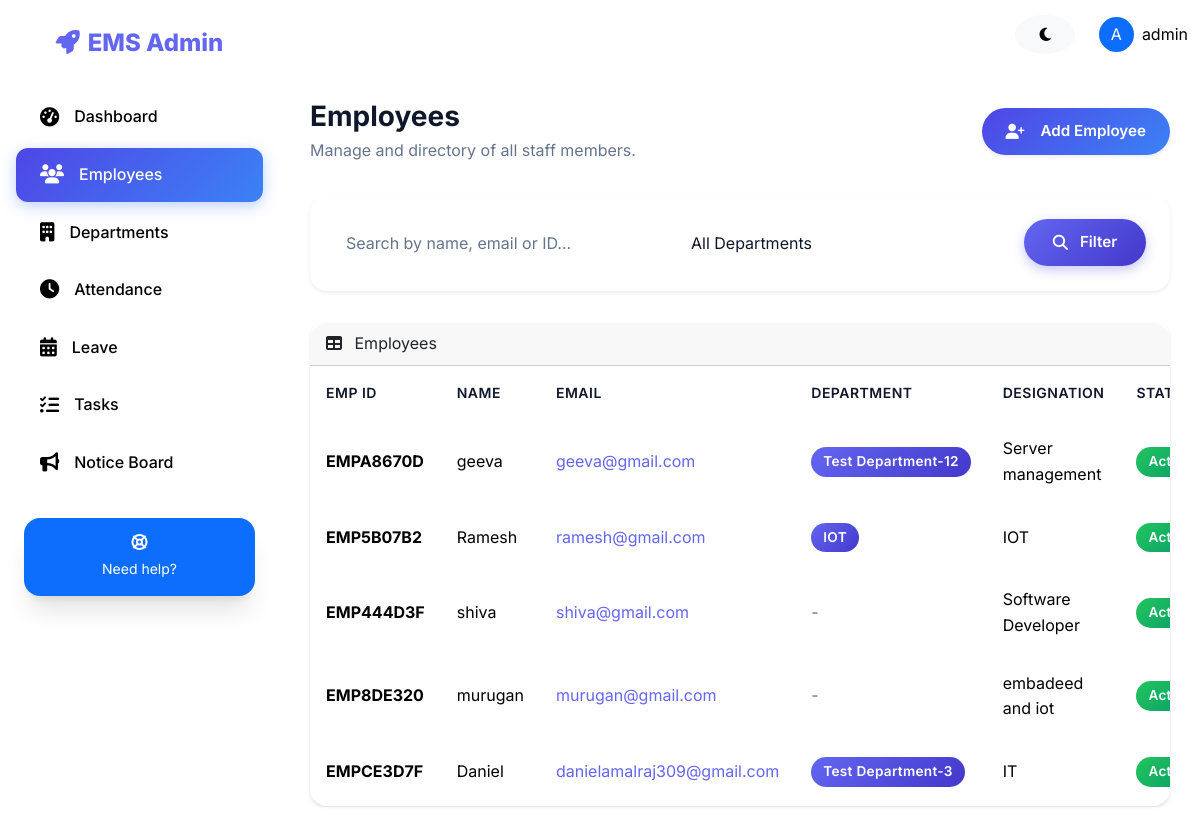
Page /employees/ (signed in) on the committed database.
### employees/models.py (models this page shows, shortened)
class Department(models.Model):
    department_id = models.CharField(max_length=10, unique=True)
    department_name = models.CharField(max_length=100)
    created_at = models.DateTimeField(auto_now_add=True)
    updated_at = models.DateTimeField(auto_now=True)
    class Meta:
        ordering = ['-created_at']
    def __str__(self):
        return f'{self.department_id} - {self.department_name}'

class Employee(models.Model):
    STATUS_CHOICES = (
        ('Active', 'Active'),
        ('Inactive', 'Inactive'),
    )
    ROLE_CHOICES = (
        ('Admin', 'Admin'),
        ('HR', 'HR'),
        ('Employee', 'Employee'),
    )
    user = models.OneToOneField(User, on_delete=models.CASCADE, null=True, blank=True)
    employee_id = models.CharField(max_length=20, unique=True, blank=True)
    name = models.CharField(max_length=100)
    email = models.EmailField(unique=True)
    mobile_number = models.CharField(max_length=15, blank=True)
    department = models.ForeignKey(Department, on_delete=models.SET_NULL, null=True, blank=True, related_name='employees')
    designation = models.CharField(max_length=100, blank=True)
    date_of_joining = models.DateField(default=timezone.now)
    employment_status = models.CharField(max_length=20, choices=STATUS_CHOICES, default='Active')
    address = models.TextField(blank=True)
    role = models.CharField(max_length=20, choices=ROLE_CHOICES, default='Employee')
    date_created = models.DateTimeField(auto_now_add=True)
    updated_at = models.DateTimeField(auto_now=True)
    class Meta:
        ordering = ['-date_created']

### employees/views.py (the view, shortened to what this page needs)
# urls.py: path('employees/', views.employee_list, name='employee_list'),
@login_required(login_url='login')
def employee_list(request):
    employees_list = Employee.objects.select_related('department').all()
    search_form = SearchForm(request.GET or None)
    paginator = Paginator(employees_list, 10)
    employees = paginator.get_page(request.GET.get('page'))
    return render(request, 'employees/list.html', {
        'employees': employees,
        'search_form': search_form
    })

### employees/forms.py
class SearchForm(forms.Form):
    search_query = forms.CharField(
        max_length=100,
        required=False,
        widget=forms.TextInput(attrs={
            'class': 'form-control',
            'placeholder': 'Search by name, email or ID...'
        })
    )
    department = forms.ModelChoiceField(
        queryset=Department.objects.all(),
        required=False,
        empty_label='All Departments',
        widget=forms.Select(attrs={'class': 'form-select'})
    )

### templates/employees/list.html (shortened to what this page needs)
{% extends 'base.html' %}
{% block content %}
<div class="page-header d-flex justify-content-between align-items-center mb-4">
    <div>
        <h1 class="fw-bold mb-1">Employees</h1>
        <p class="text-muted mb-0">Manage and directory of all staff members.</p>
    </div>
    <a href="{% url 'employee_add' %}" class="btn btn-primary-gradient rounded-pill px-4 shadow-sm">
        <i class="fas fa-user-plus me-2"></i> Add Employee
    </a>
</div>
<div class="card border-0 shadow-sm mb-4">
    <div class="card-body p-4">
        <form method="GET" class="row g-3">
            <div class="col-md-5">
                {{ search_form.search_query }}
            </div>
            <div class="col-md-5">
                {{ search_form.department }}
            </div>
            <div class="col-md-2">
                <button type="submit" class="btn btn-primary w-100 rounded-pill">
                    <i class="fas fa-search me-1"></i> Filter
                </button>
            </div>
        </form>
    </div>
</div>
<div class="employees-table-wrapper">
    <div class="card" style="margin-bottom: 0;">
        <div class="card-header">
            <i class="fas fa-table" style="margin-right: 8px;"></i> Employees
        </div>
        <div class="table-responsive">
            <table class="table table-hover mb-0">
                <thead>
                    <tr>
                        <th>EMP ID</th>
                        <th>Name</th>
                        <th>Email</th>
                        <th>Department</th>
                        <th>Designation</th>
                        <th>Status</th>
                    </tr>
                </thead>
                <tbody>
                    {% for emp in employees %}
                    <tr>
                        <td><strong>{{ emp.employee_id }}</strong></td>
                        <td>{{ emp.name }}</td>
                        <td><a href="mailto:{{ emp.email }}" style="color: var(--primary-color); text-decoration: none;">{{ emp.email }}</a></td>
                        <td>
                            {% if emp.department %}
                            <span class="badge badge-primary">{{ emp.department.department_name }}</span>
                            {% else %}
                            <span style="color: var(--text-secondary);">-</span>
                            {% endif %}
                        </td>
                        <td>{{ emp.designation|default:"-" }}</td>
                        <td>
                            {% if emp.employment_status == 'Active' %}
                                <span class="badge badge-success">Active</span>
                            {% else %}
                                <span class="badge" style="background: rgba(0,0,0,0.1); color: var(--text-secondary);">Inactive</span>
                            {% endif %}
                        </td>
                    </tr>
                    {% endfor %}
                </tbody>
            </table>
        </div>
    </div>
</div>
{% endblock %}

### templates/base.html (shortened to what this page needs)
<!DOCTYPE html>
<html lang="en">
<head>
    <link href="https://cdn.jsdelivr.net/npm/bootstrap@5.3.3/dist/css/bootstrap.min.css" rel="stylesheet">
    <link rel="stylesheet" href="https://cdnjs.cloudflare.com/ajax/libs/font-awesome/6.5.1/css/all.min.css">
    <link rel="stylesheet" href="/static/css/style.css">
</head>
<body>
    <div class="ems-wrapper">
        {% if user.is_authenticated %}
        <aside class="ems-sidebar" id="emsSidebar">
            <div class="ems-sidebar-header">
                <i class="fas fa-rocket me-2"></i>EMS Admin
            </div>
            <nav class="ems-sidebar-nav">
                <a href="/" class="ems-nav-link {% if request.path == '/' %}active{% endif %}">
                    <i class="fas fa-tachometer-alt"></i>
                    <span>Dashboard</span>
                </a>
                <a href="/employees/" class="ems-nav-link {% if '/employees/' in request.path %}active{% endif %}">
                    <i class="fas fa-users"></i>
                    <span>Employees</span>
                </a>
                <a href="/departments/" class="ems-nav-link {% if '/departments/' in request.path %}active{% endif %}">
                    <i class="fas fa-building"></i>
                    <span>Departments</span>
                </a>
                <a href="/attendance/" class="ems-nav-link {% if '/attendance/' in request.path %}active{% endif %}">
                    <i class="fas fa-clock"></i>
                    <span>Attendance</span>
                </a>
                <a href="/leave/" class="ems-nav-link {% if '/leave/' in request.path %}active{% endif %}">
                    <i class="fas fa-calendar-alt"></i>
                    <span>Leave</span>
                </a>
                <a href="/task/" class="ems-nav-link {% if '/task/' in request.path %}active{% endif %}">
                    <i class="fas fa-tasks"></i>
                    <span>Tasks</span>
                </a>
                <a href="/notice/" class="ems-nav-link {% if '/notice/' in request.path %}active{% endif %}">
                    <i class="fas fa-bullhorn"></i>
                    <span>Notice Board</span>
                </a>
                <div class="mt-auto p-4">
                    <div class="card p-3 bg-primary text-white border-0 text-center rounded-4">
                        <i class="fas fa-life-ring mb-2"></i>
                        <small>Need help?</small>
                    </div>
                </div>
            </nav>
        </aside>
        {% endif %}
        <div class="w-100">
            <nav class="ems-navbar">
                <div class="container-fluid d-flex justify-content-between align-items-center">
                    <div class="ms-auto d-flex align-items-center gap-3">
                        {% if user.is_authenticated %}
                        <button class="btn btn-light rounded-circle" id="darkModeToggle"><i class="fas fa-moon"></i></button>
                        <div class="dropdown">
                            <div class="d-flex align-items-center gap-2 cursor-pointer" data-bs-toggle="dropdown">
                                <div class="avatar rounded-circle bg-primary text-white d-flex align-items-center justify-content-center" style="width: 35px; height:35px;">{{ user.username|first|upper }}</div>
                                <span>{{ user.username }}</span>
                            </div>
                        </div>
                        {% endif %}
                    </div>
                </div>
            </nav>
        <div class="main-content">
            {% block content %}{% endblock %}
        </div>
    </div>
</body>
</html>

### templates/base.html (style rules this page uses)
:root { --primary-gradient: linear-gradient(135deg, #4f46e5 0%, #3b82f6 100%); }
.btn-primary-gradient { background: var(--primary-gradient) !important; border: none !important; color: white !important; transition: all 0.3s ease !important; display: inline-flex !important; align-items: center !important; }

### templates/employees/list.html (style rules this page uses)
.page-header { display: flex; justify-content: space-between; align-items: center; margin-bottom: 32px; gap: 16px; flex-wrap: wrap; }
.page-header h1 { font-size: 1.75rem; font-weight: 700; color: var(--text-primary); margin: 0; }
.employees-table-wrapper { border-radius: 14px; overflow: hidden; box-shadow: var(--shadow-sm); }

### rows in the picture
Department: department "All Departments"
Employee: employee_id "EMPA8670D", name "geeva", email "geeva@gmail.com", department.department_name "Test Department-12", designation "Server management", employment_status "Active"
Employee: employee_id "EMP5B07B2", name "Ramesh", email "ramesh@gmail.com", department.department_name "IOT", designation "IOT", employment_status "Active"
Employee: employee_id "EMP444D3F", name "shiva", email "shiva@gmail.com", designation "Software Developer", employment_status "Active"
Employee: employee_id "EMP8DE320", name "murugan", email "murugan@gmail.com", designation "embadeed and iot", employment_status "Active"
Employee: employee_id "EMPCE3D7F", name "Daniel", email "danielamalraj309@gmail.com", department.department_name "Test Department-3", designation "IT", employment_status "Active"

### other values in the picture
{{ user.username|first|upper }} "A"
{{ user.username }} "admin"
